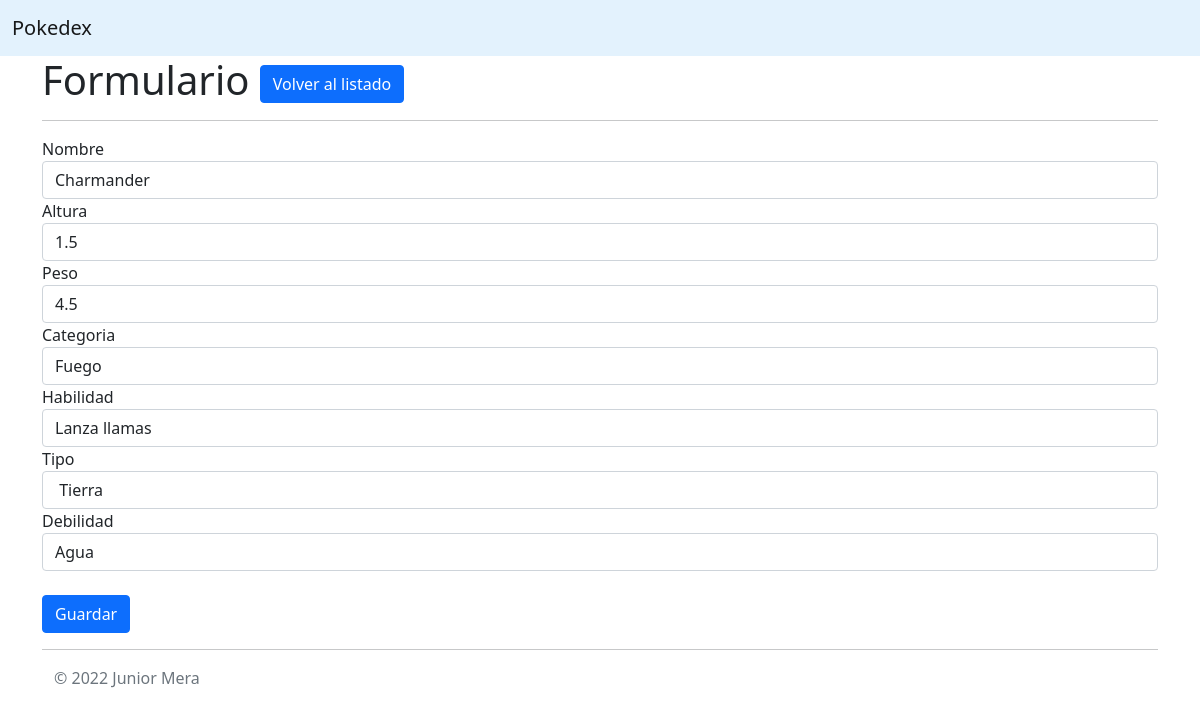
The page /index.php?route=formulario&id=9 on the database its author committed.
### tables this page shows
CREATE TABLE `pokemon` (
  `id` int(11) NOT NULL,
  `nombre` varchar(50) NOT NULL,
  `altura` float NOT NULL,
  `categoria` varchar(50) NOT NULL,
  `peso` float NOT NULL,
  `habilidad` varchar(50) NOT NULL,
  `tipo` varchar(50) NOT NULL,
  `debilidad` varchar(50) NOT NULL
);

### controller/PokemonController.php (called while the page is built, shortened)
<?php
class PokemonController
{
    public function form(){
        $pokemon = new Pokemon();
        if(isset($_GET["id"])){
            $pokemon->getPokemon($_GET["id"]);
        }else{
            $pokemon->id=0;
        }
        require("view/form.php");
    }
}

### model/Pokemon.php (called while the page is built, shortened)
<?php
class Pokemon extends Animal
{
    public function getPokemon($id){
        $mysqli = new mysqli("localhost", "pokemon", "12345", "pokemon");
        if (!$mysqli->connect_errno) {
            $query="select * from pokemon where id=".$id." limit 1";
            $result=$mysqli->query($query);
            if ($result->num_rows > 0) {
                $row = $result->fetch_assoc();
                $this->id=$row['id'];
                $this->nombre = $row['nombre'];
                $this->altura = $row['altura'];
                $this->categoria = $row['categoria'];
                $this->peso = $row['peso'];
                $this->habilidad = $row['habilidad'];
                $this->tipo = $row['tipo'];
                $this->debilidad = $row['debilidad'];
            } else {
                $this->id=0;
                echo "0 results";
            }
        }
    }
}

### view/form.php (the view, shortened to what this page needs)
<!doctype html>
<html lang="en">
<head>
    <link href="https://cdn.jsdelivr.net/npm/bootstrap@5.1.3/dist/css/bootstrap.min.css" rel="stylesheet">
</head>
<body>
<nav class="navbar navbar-light" style="background-color: #e3f2fd;">
    <div class="container-fluid">
        <a class="navbar-brand" href="#">Pokedex</a>
    </div>
</nav>
<div class="container">
    <h1>Formulario <a href="index.php" class="btn btn-primary">Volver al listado</a></h1>
    <hr>
    <form action="index.php?route=save" method="post">
        <div class="form-group">
            <label for="nombre">Nombre</label>
            <input type="text" class="form-control" id="nombre" name="nombre" aria-describedby="" placeholder="Nombre del Pokemon" value="<?php echo ($pokemon->id!=0) ? $pokemon->nombre : "";?>">
        </div>
        <div class="form-group">
            <label for="altura">Altura</label>
            <input type="text" class="form-control" id="altura" name="altura" placeholder="Altura del Pokemon" value="<?php echo ($pokemon->id!=0) ? $pokemon->altura : "";?>">
        </div>
        <div class="form-group">
            <label for="peso">Peso</label>
            <input type="peso" class="form-control" id="peso" name="peso" placeholder="Peso del Pokemon" value="<?php echo ($pokemon->id!=0) ? $pokemon->peso : "";?>">
        </div>
        <div class="form-group">
            <label for="categoria">Categoria</label>
            <input type="text" class="form-control" id="categoria" name="categoria" placeholder="Ingrese la categoria" value="<?php echo ($pokemon->id!=0) ? $pokemon->categoria : "";?>">
        </div>
        <div class="form-group">
            <label for="habilidad">Habilidad</label>
            <input type="text" class="form-control" id="habilidad" name="habilidad" placeholder="Ingrese la habilidad" value="<?php echo ($pokemon->id!=0) ? $pokemon->habilidad : "";?>">
        </div>
        <div class="form-group">
            <label for="tipo">Tipo</label>
            <input type="text" class="form-control" id="tipo" name="tipo" placeholder="Ingrese el tipo" value="<?php echo ($pokemon->id!=0) ? $pokemon->tipo : "";?> ">
        </div>
        <div class="form-group">
            <label for="debilidad">Debilidad</label>
            <input type="text" class="form-control" id="debilidad" name="debilidad" placeholder="Ingresa la debilidad" value="<?php echo ($pokemon->id!=0) ? $pokemon->debilidad : "";?>">
        </div>
        <br>
        <button type="submit" class="btn btn-primary">Guardar</button>
    </form>
</body>
<hr>
<footer class="container">
    <div class="row">
        <div class="col">
            <span class="text-muted">© <?php echo date("Y") ?> Junior Mera</span>
        </div>
    </div>
</footer>
</html>

### rows shown on the page
pokemon: nombre "Charmander", altura "1.5", peso "4.5", categoria "Fuego", habilidad "Lanza llamas", tipo "Tierra", debilidad "Agua"
